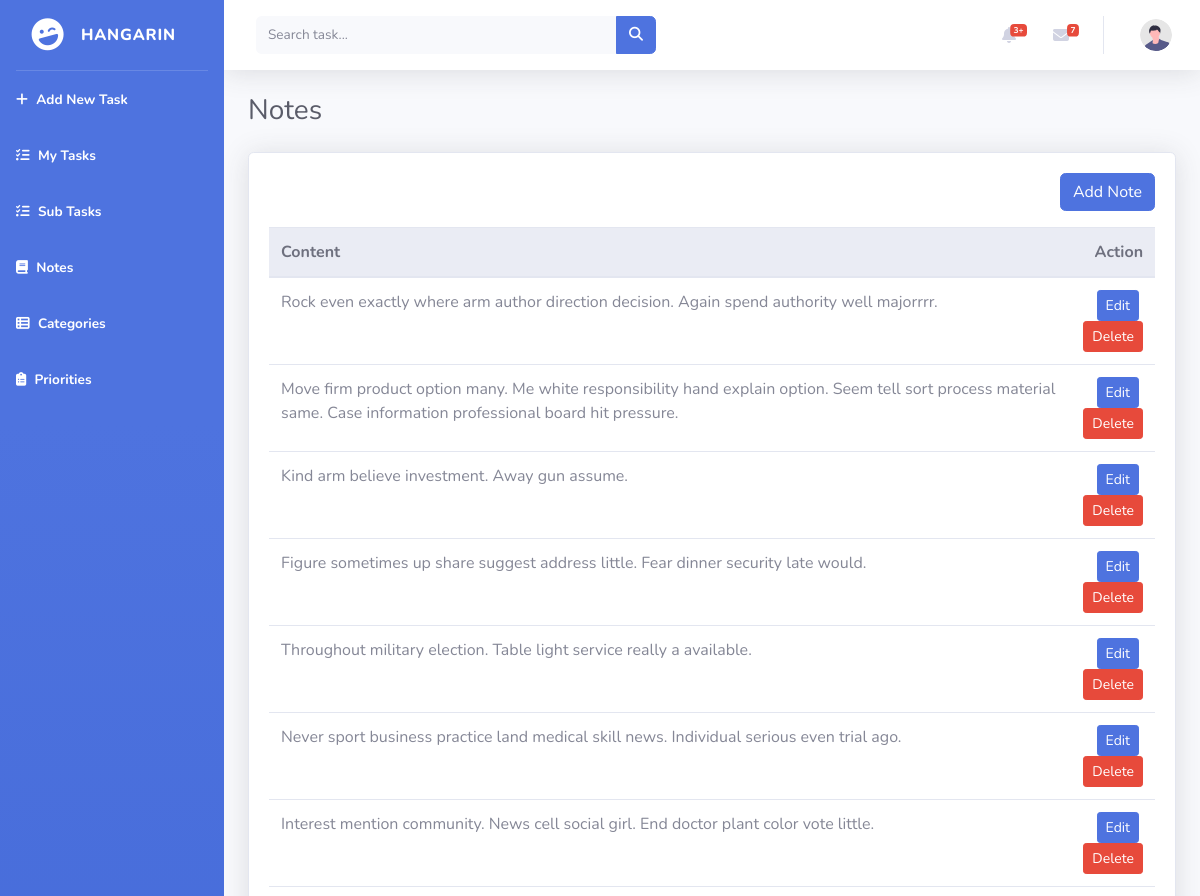
Page /notes_list/ (upper part) on the earlier database version.
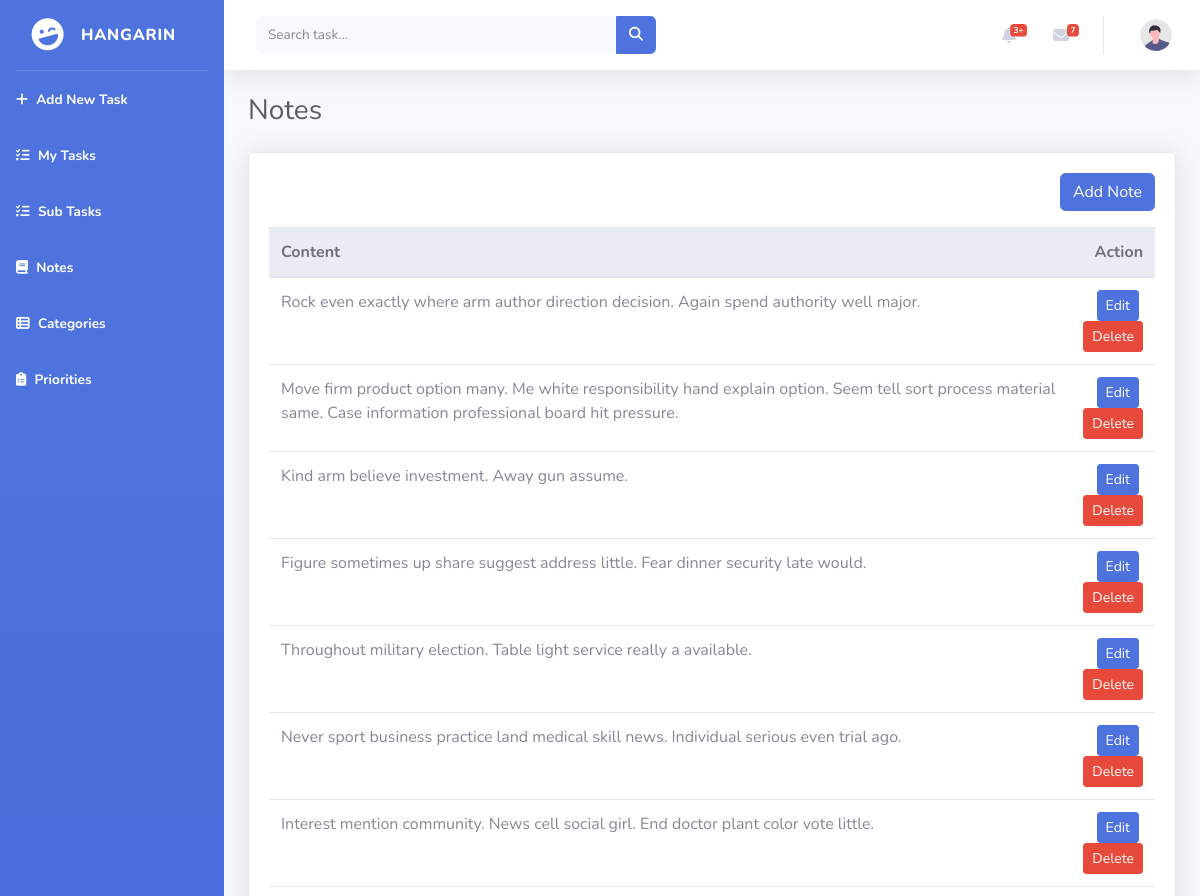
Same page on the later database version.
### tasks/models.py (models this page shows, shortened)
class BaseModel(models.Model):
    created_at = models.DateTimeField(auto_now_add=True)
    updated_at = models.DateTimeField(auto_now=True)
    class Meta:
        abstract = True

class Note(BaseModel):
    task = models.ForeignKey(Task, on_delete=models.CASCADE)
    content = models.TextField()

### tasks/views.py (the view)
# urls.py: path('notes_list/', NotesListView.as_view(), name='notes-list'),
class NotesListView(ListView):
    model = Note
    template_name = 'notes_list.html'
    context_object_name = 'notes'

### templates/notes_list.html
{% extends 'base.html' %}
{% load static %}
{% block content %}
<div class="container-fluid">
    <div class="d-sm-flex align-items-center justify-content-between mb-4">
        <h1 class="h3 mb-0 text-gray-800">Notes</h1>
    </div>
    <div class="card shadow mb-4">
        <div class="card-body">
            <div class="d-flex justify-content-end mb-3">
                <a href="{% url 'notes-add' %}" class="btn btn-primary">Add Note</a>
            </div>
            <div class="table-responsive">
                <table class="table table-hover" id="dataTable" width="100%" cellspacing="0">
                    <thead class="thead-light">
                        <tr>
                            <th>Content</th>
                            <th class="text-right">Action</th>
                        </tr>
                    </thead>
                    <tbody>
                        {% for object in object_list %}
                        <tr>
                            <td style="width: 800px;">{{ object.content }}</td>
                            <td class="text-right">
                                <a href="/notes_list/{{ object.pk }}" class="btn btn-primary btn-sm mr-1">Edit</a>
                                <a href="/notes_list/{{ object.pk }}/delete" class="btn btn-danger btn-sm">Delete</a>
                            </td>
                        </tr>
                        {% endfor %}
                    </tbody>
                </table>
            </div>
        </div>
    </div>
</div>
{% endblock %}

Differences in the rows shown:
changed Note: content "Rock even exactly where arm author direction decision. Again spend authority well majorrrr." → "Rock even exactly where arm author direction decision. Again spend authority well major."
